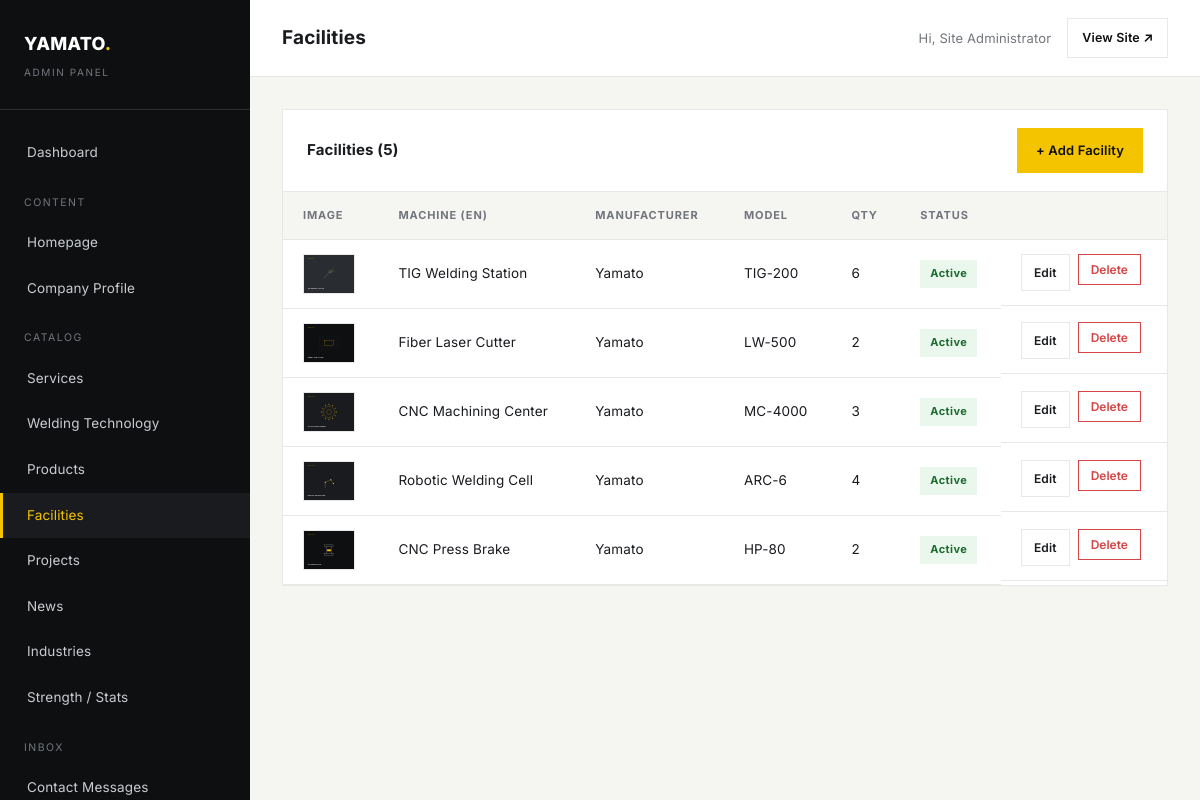
The page /admin/facilities.php (signed in) on the database its author committed.
### tables this page shows
CREATE TABLE facilities (
    id INT AUTO_INCREMENT PRIMARY KEY,
    sort_order INT DEFAULT 0,
    machine_name_ja VARCHAR(255) NOT NULL,
    machine_name_en VARCHAR(255) NOT NULL,
    manufacturer VARCHAR(100),
    model VARCHAR(100),
    capacity VARCHAR(100),
    quantity INT DEFAULT 1,
    description_ja TEXT,
    description_en TEXT,
    image VARCHAR(255),
    status TINYINT(1) DEFAULT 1,
    created_at TIMESTAMP DEFAULT CURRENT_TIMESTAMP
);

### includes/functions.php (called while the page is built, shortened)
<?php
function e(?string $value): string
{
    return htmlspecialchars((string) $value, ENT_QUOTES, 'UTF-8');
}
function image_url(?string $filename, string $subfolder): string
{
    return base_url('uploads/' . $subfolder . '/' . $filename);
}
function base_url(string $path = ''): string
{
    $scriptDir = str_replace('\\', '/', dirname($_SERVER['SCRIPT_NAME']));
    if (basename($scriptDir) === 'admin') {
        $scriptDir = dirname($scriptDir);
    }
    $scriptDir = rtrim($scriptDir, '/');
    return $scriptDir . '/' . ltrim($path, '/');
}
function admin_url(string $path = ''): string
{
    return rtrim(base_url('admin'), '/') . '/' . ltrim($path, '/');
}

### admin/facilities.php (the view, shortened to what this page needs)
<?php
$pdo = getPDO();
$facilities = $pdo->query("SELECT * FROM facilities ORDER BY sort_order ASC, id ASC")->fetchAll();
include __DIR__ . '/includes/admin-header.php';
?>
<div class="admin-panel">
    <div class="admin-panel-head">
        <h2>Facilities (<?= count($facilities) ?>)</h2>
        <a href="<?= e(admin_url('facility-form.php')) ?>" class="abtn abtn--accent">+ Add Facility</a>
    </div>
    <div class="admin-table-wrap">
        <table class="admin-table">
            <thead><tr><th>Image</th><th>Machine (EN)</th><th>Manufacturer</th><th>Model</th><th>Qty</th><th>Status</th><th></th></tr></thead>
            <tbody>
                <?php if (empty($facilities)): ?>
                    <tr><td colspan="7" class="empty-row">No facilities yet.</td></tr>
                <?php else: foreach ($facilities as $f): ?>
                    <tr>
                        <td><img class="thumb" src="<?= e(image_url($f['image'], 'facilities')) ?>" alt=""></td>
                        <td><?= e($f['machine_name_en']) ?></td>
                        <td><?= e($f['manufacturer']) ?></td>
                        <td><?= e($f['model']) ?></td>
                        <td><?= e($f['quantity']) ?></td>
                        <td><span class="status-badge <?= $f['status'] ? 'on' : 'off' ?>"><?= $f['status'] ? 'Active' : 'Hidden' ?></span></td>
                        <td class="row-actions">
                            <a href="<?= e(admin_url('facility-form.php?id=' . $f['id'])) ?>" class="abtn abtn--outline abtn--sm">Edit</a>
                            <form method="post" class="confirm-delete" data-confirm="Delete this facility?">
                                <button type="submit" class="abtn abtn--danger abtn--sm">Delete</button>
                            </form>
                        </td>
                    </tr>
                <?php endforeach; endif; ?>
            </tbody>
        </table>
    </div>
</div>
<?php include __DIR__ . '/includes/admin-footer.php'; ?>

### assets/css/style.css (style rules this page uses)
:root { --c-black: #0E0F11; --c-graphite: #191B1F; --c-dark-gray: #292C31; --c-gray: #72767C; --c-light-gray: #E8E9E7; --c-white: #FFFFFF; --c-off-white: #F5F5F2; --c-yellow: #F5C400; --font-jp: 'Noto Sans JP', 'Inter', sans-serif; --font-en: 'Inter', 'Noto Sans JP', sans-serif; --container: 1240px; --gutter: 32px; --header-h: 88px; --ease: cubic-bezier(.22, .61, .36, 1); --transition: 0.5s var(--ease); }
html[lang="en"] { --font-body: var(--font-en); }
*, *::before, *::after { box-sizing: border-box; }
html { scroll-behavior: smooth; }
body { margin: 0; font-family: var(--font-body, var(--font-jp)); color: var(--c-graphite); background: var(--c-white); -webkit-font-smoothing: antialiased; line-height: 1.75; font-size: 16px; letter-spacing: 0.01em; overflow-x: hidden; }
img { max-width: 100%; display: block; }
a { color: inherit; text-decoration: none; }
button { font-family: inherit; cursor: pointer; }
h1, h2, h3, h4, p { margin: 0; }

### assets/css/admin.css (style rules this page uses)
body.admin-body { margin: 0; font-family: 'Inter', sans-serif; background: var(--c-off-white); color: var(--c-graphite); font-size: 14.5px; }
.admin-panel { background: var(--c-white); border: 1px solid var(--c-light-gray); margin-bottom: 28px; }
.admin-panel-head { padding: 18px 24px; border-bottom: 1px solid var(--c-light-gray); display: flex; align-items: center; justify-content: space-between; }
.admin-panel-head h2 { font-size: 15px; font-weight: 700; }
.admin-table-wrap { overflow-x: auto; }
.admin-table { width: 100%; border-collapse: collapse; }
.admin-table th, .admin-table td { padding: 14px 20px; text-align: left; border-bottom: 1px solid var(--c-light-gray); font-size: 13.5px; vertical-align: middle; }
.admin-table th { background: var(--c-off-white); font-size: 11px; letter-spacing: 0.08em; text-transform: uppercase; color: var(--c-gray); font-weight: 700; }
.admin-table img.thumb { width: 52px; height: 40px; object-fit: cover; border: 1px solid var(--c-light-gray); }
.admin-table .status-badge { display: inline-block; padding: 4px 10px; font-size: 11px; font-weight: 700; letter-spacing: 0.04em; }
.status-badge.on { background: #EAF7EC; color: #1E6B32; }
.admin-table .row-actions { display: flex; gap: 8px; }
.abtn { display: inline-flex; align-items: center; gap: 8px; padding: 10px 18px; font-size: 13px; font-weight: 600; border: 1px solid transparent; cursor: pointer; background: none; font-family: inherit; }
.abtn--accent { background: var(--c-yellow); color: var(--c-black); }
.abtn--outline { border-color: var(--c-light-gray); color: var(--c-graphite); }
.abtn--danger { border-color: #D64545; color: #D64545; }
.abtn--sm { padding: 7px 12px; font-size: 12px; }

### rows shown on the page
facilities: image (picture), machine_name_en "TIG Welding Station", manufacturer "Yamato", model "TIG-200", quantity "6", status "Active"
facilities: image (picture), machine_name_en "Fiber Laser Cutter", manufacturer "Yamato", model "LW-500", quantity "2", status "Active"
facilities: image (picture), machine_name_en "CNC Machining Center", manufacturer "Yamato", model "MC-4000", quantity "3", status "Active"
facilities: image (picture), machine_name_en "Robotic Welding Cell", manufacturer "Yamato", model "ARC-6", quantity "4", status "Active"
facilities: image (picture), machine_name_en "CNC Press Brake", manufacturer "Yamato", model "HP-80", quantity "2", status "Active"

### other values the page prints
$adminTitle "Facilities"
$_SESSION['admin_name'] ?: $_SESSION['admin_username'] "Site Administrator"
count($facilities) "5"
